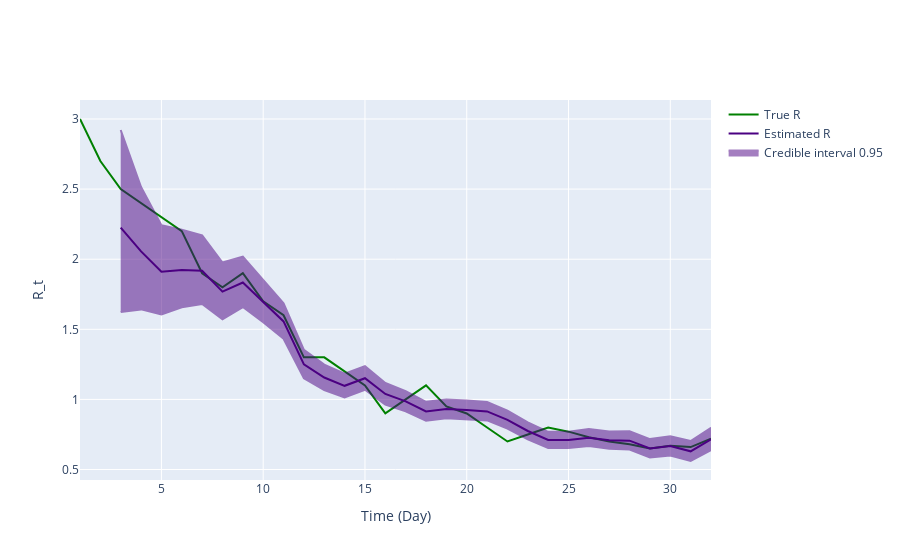

Source (notebook cell):
### Code cell
fig = ReproductionNumberPlot()

fig.add_ground_truth_rt(true_rs)
fig.add_interval_rt(intervals)

fig.update_labels(time_label='Time (Day)', r_label='R_t')

fig.show_figure()

### Figure 1 — Plotly figure (JSON) as saved in the notebook; plotly's stock layout.template omitted (floating-point values rounded to 4 significant figures)
{"data": [{"line": {"color": "green"}, "mode": "lines", "name": "True R", "type": "scatter", "x": [1, 2, 3, 4, 5, 6, 7, 8, 9, 10, 11, 12, 13, 14, 15, 16, 17, 18, 19, 20, 21, 22, 23, 24, 25, 26, 27, 28, 29, 30, 31, 32], "y": [3, 2.7, 2.5, 2.4, 2.3, 2.2, 1.9, 1.8, 1.9, 1.7, 1.6, 1.3, 1.3, 1.2, 1.1, 0.9, 1, 1.1, 0.95, 0.9, 0.8, 0.7, 0.75, 0.8, 0.77, 0.73, 0.7, 0.68, 0.65, 0.67, 0.66, 0.72]}, {"line": {"color": "indigo"}, "mode": "lines", "name": "Estimated R", "type": "scatter", "x": [3, 4, 5, 6, 7, 8, 9, 10, 11, 12, 13, 14, 15, 16, 17, 18, 19, 20, 21, 22, 23, 24, 25, 26, 27, 28, 29, 30, 31, 32], "y": [2.226, 2.056, 1.911, 1.923, 1.918, 1.768, 1.834, 1.697, 1.556, 1.25, 1.156, 1.097, 1.151, 1.039, 0.986, 0.9145, 0.9312, 0.9253, 0.9143, 0.8547, 0.7748, 0.7103, 0.71, 0.727, 0.7084, 0.7058, 0.6501, 0.6669, 0.6298, 0.7157]}, {"fill": "toself", "fillcolor": "indigo", "line": {"color": "indigo"}, "mode": "lines", "name": "Credible interval 0.95", "opacity": 0.5, "type": "scatter", "x": [3, 4, 5, 6, 7, 8, 9, 10, 11, 12, 13, 14, 15, 16, 17, 18, 19, 20, 21, 22, 23, 24, 25, 26, 27, 28, 29, 30, 31, 32, 32, 31, 30, 29, 28, 27, 26, 25, 24, 23, 22, 21, 20, 19, 18, 17, 16, 15, 14, 13, 12, 11, 10, 9, 8, 7, 6, 5, 4, 3], "y": [2.922, 2.515, 2.243, 2.209, 2.17, 1.976, 2.018, 1.85, 1.685, 1.354, 1.248, 1.183, 1.237, 1.117, 1.06, 0.983, 0.9989, 0.9923, 0.981, 0.9193, 0.8363, 0.769, 0.769, 0.7884, 0.7719, 0.7721, 0.7169, 0.7378, 0.7027, 0.7979, 0.6379, 0.5607, 0.5995, 0.5865, 0.6423, 0.6476, 0.6681, 0.6533, 0.6539, 0.7156, 0.7925, 0.85, 0.8607, 0.8659, 0.8485, 0.915, 0.963, 1.069, 1.014, 1.067, 1.151, 1.433, 1.55, 1.659, 1.572, 1.681, 1.657, 1.606, 1.642, 1.623]}], "layout": {"hovermode": "x unified", "xaxis": {"title": {"text": "Time (Day)"}}, "yaxis": {"title": {"text": "R_t"}}}}
